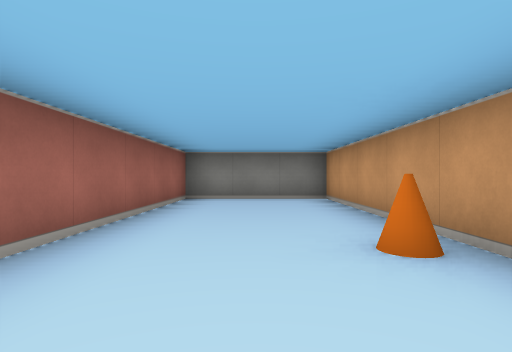
view 1 (above)

12 first-person views from a walk through a cub3D ray-caster map. The camera is about half as high as the walls, looks level and sees 80° across. The floor is counted in squares. Each view is taken from the middle of a square. On the plan, view 1 faces up. The plan holds only what a view shows up to about 9 squares ahead; the rest is blank. The place goes on beyond the plan.

view 2
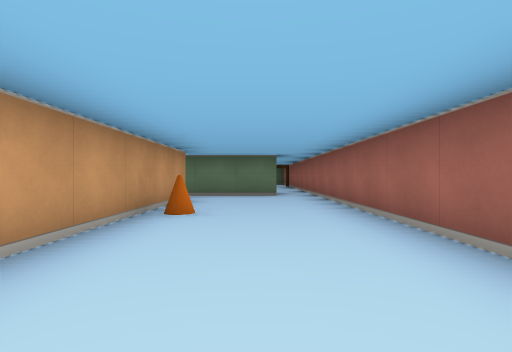

view 3
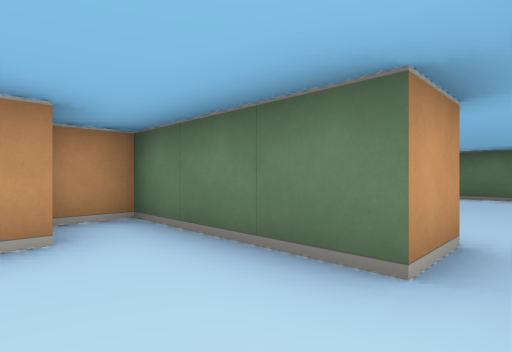

view 4
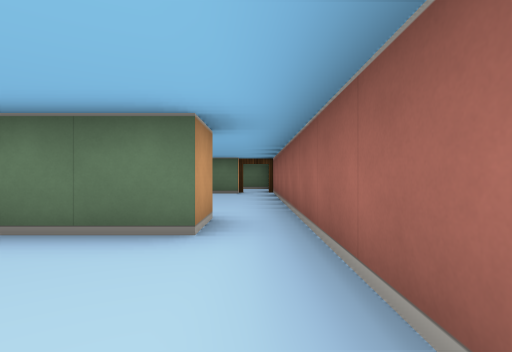

view 5
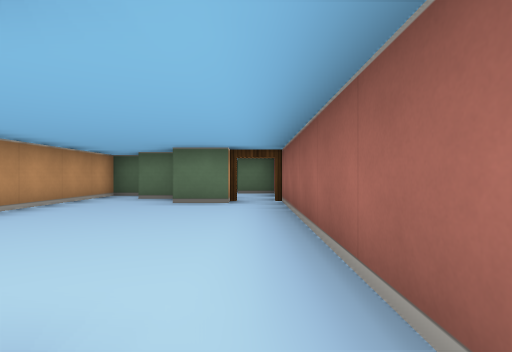

view 6
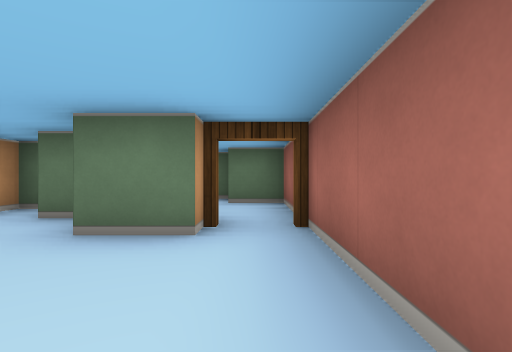

view 7
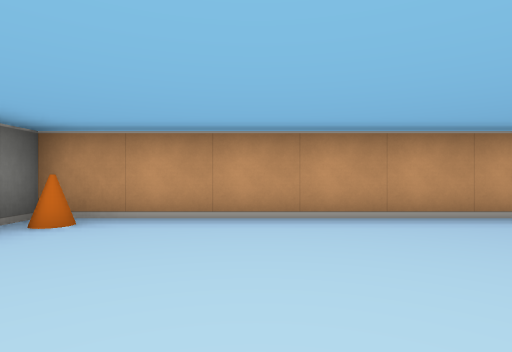

view 8
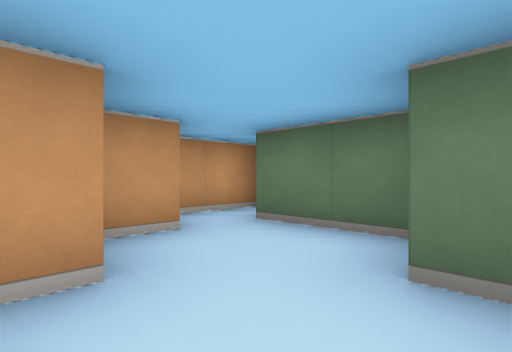

view 9
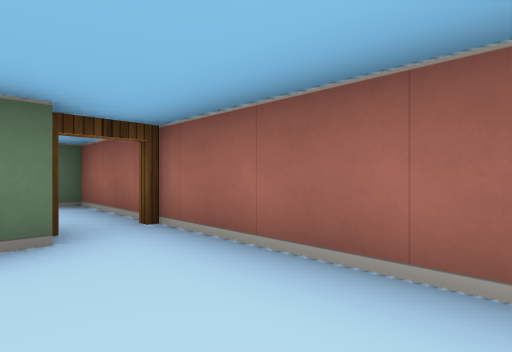

view 10
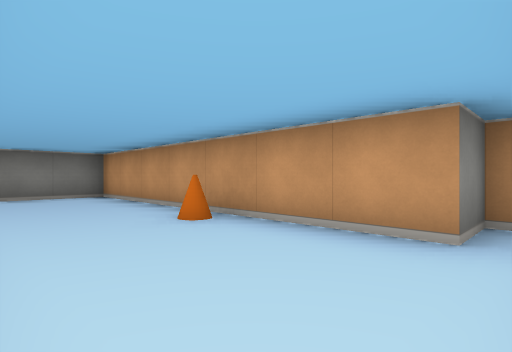

view 11
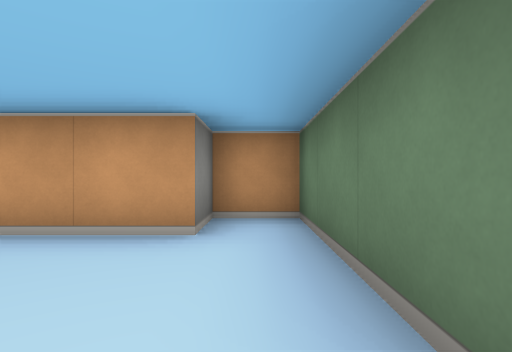

view 12
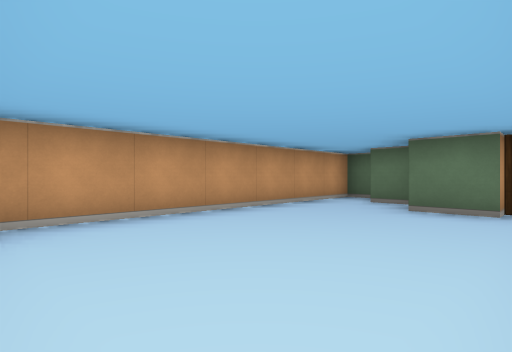

### Floor plan
Points are (right, up) in squares from view 1. A wall is a line through its corners. A room is listed if a view was taken in it or the views show most of it. See-through windows are left out.
Room 1 (views 1, 2, 3, 4, 10, 11)
walls: (-0.5, -1.5) (2.5, -1.5) (2.5, -0.5) (1.5, -0.5) (1.5, 6.5) (-1.5, 6.5) (-1.5, -1.5)
ways out: opening at (-1, -2) to room 2
objects: cone (1, 2)
Room 2 (views 5, 6, 7, 9, 12)
walls: (-0.5, -7.5) (0.5, -7.5); (-0.5, -2.5) (-0.5, -1.5); (0.8, -8.5) (1.5, -8.5); (-1.5, -1.5) (-1.5, -8); (1.9, -9.5) (2.5, -9.5) (2.5, -2.5) (1.9, -2.5)
ways out: opening at (-1, -2) to room 1; open door at (-1, -8) to room 3
objects: cone (2, -3)
Room 3 (view 8)
walls: (-0.5, -11.5) (1.5, -11.5); (1.5, -10.5) (1.5, -9.8); (2.5, -12.5) (2.5, -11); (-1.5, -8) (-1.5, -10.5) (-0.5, -10.5)
ways out: open door at (-1, -8) to room 2

Positions as (right, up) in squares from view 1, and headings:
1: (0, 0), facing up
2: (0, 6), facing down
3: (-1, 0), facing down-right
4: (-1, 1), facing down
5: (-1, -2), facing down
6: (-1, -5), facing down
7: (-1, -5), facing right
8: (-1, -9), facing down-right
9: (0, -5), facing down-left
10: (-1, -1), facing up-right
11: (-1, -1), facing right
12: (-1, -3), facing down-right
